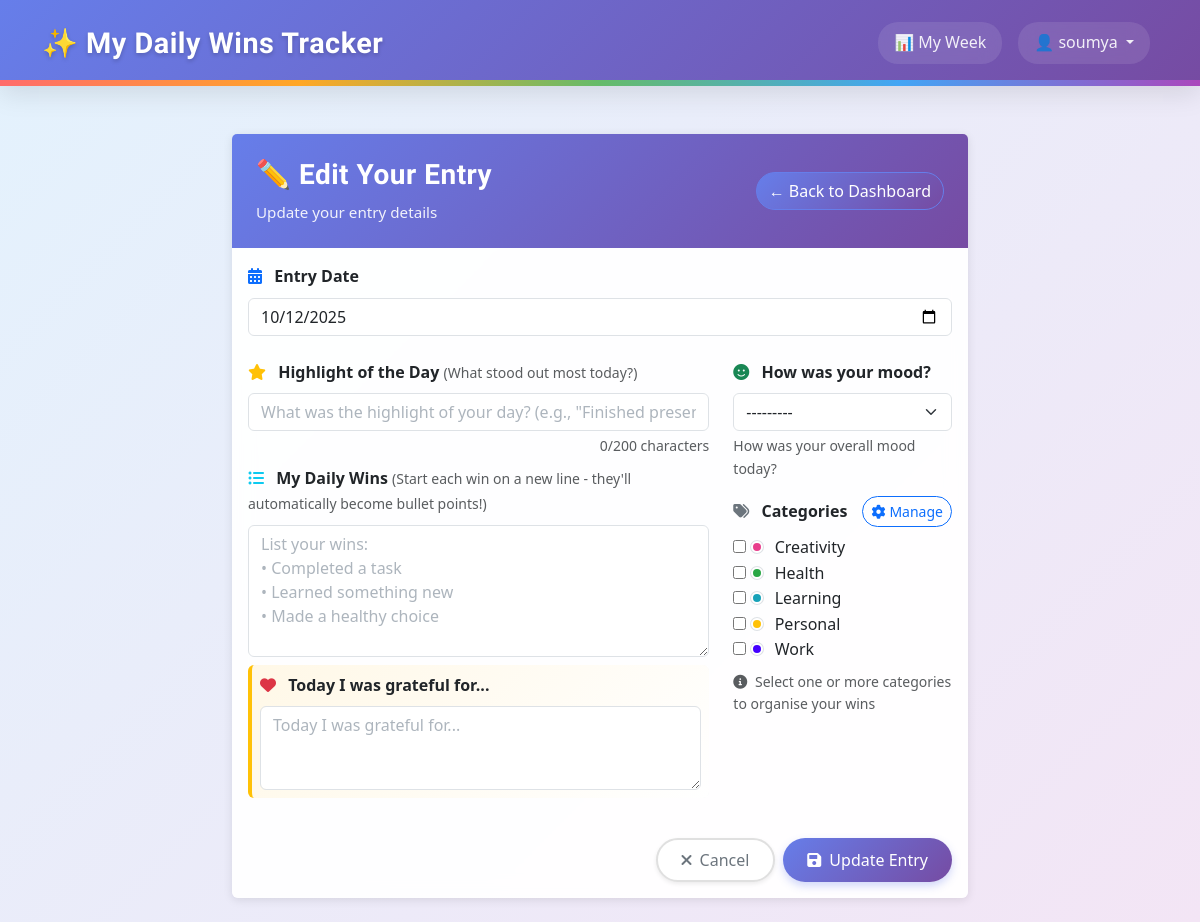
The page /entries/65/edit/ (signed in) on the database its author committed.
### tracker/models.py (models this page shows, shortened)
class Entry(models.Model):
    class MoodChoice(models.IntegerChoices):
        TERRIBLE = 1, '😰 Terrible'
        BAD = 2, '😞 Bad'
        MEH = 3, '😐 Meh'
        OKAY = 4, '🙂 Okay'
        GOOD = 5, '😊 Good'
        GREAT = 6, '😄 Great'
        AMAZING = 7, '🤩 Amazing'
        FANTASTIC = 8, '🥳 Fantastic'
        INCREDIBLE = 9, '✨ Incredible'
        PERFECT = 10, '🌟 Perfect'
    user = models.ForeignKey(User, on_delete=models.CASCADE, related_name='entries')
    entry_date = models.DateField(help_text="The date this entry is for", null=True, blank=True)
    title = models.CharField(max_length=200, blank=True, help_text="Short title for your daily win")
    content = models.TextField(blank=True, help_text="Details about your daily wins")
    mood_rating = models.IntegerField(
        choices=MoodChoice.choices,
        null=True,
        blank=True,
        help_text="How was your mood today?"
    )
    gratitude_text = models.TextField(
        blank=True,
        help_text="Today I was grateful for..."
    )
    date_created = models.DateTimeField(auto_now_add=True)
    date_modified = models.DateTimeField(auto_now=True)
    is_private = models.BooleanField(default=True)
    categories = models.ManyToManyField(
        Category,
        blank=True,
        related_name='entries',
        help_text="Optional categories for this entry"
    )
    class Meta:
        verbose_name_plural = "Entries"
        ordering = ['-entry_date', '-date_created']
        constraints = [
            UniqueConstraint(
                fields=['user', 'entry_date'],
                name='unique_entry_per_user_per_day',
                violation_error_message='You can only have one entry per day.'
            ),
            models.CheckConstraint(
                name='mood_rating_valid_choice',
                check=models.Q(mood_rating__isnull=True) | models.Q(mood_rating__in=[1,2,3,4,5,6,7,8,9,10]),
                violation_error_message='Mood rating must be between 1 and 10.',
            )
        ]
        indexes = [
            models.Index(fields=['user', '-entry_date']),  # Dashboard queries
            models.Index(fields=['user', 'entry_date']),   # Day lookups
            models.Index(fields=['mood_rating']),          # Filtering
        ]

class Category(models.Model):
    user = models.ForeignKey(User, on_delete=models.CASCADE, related_name='categories')
    name = models.CharField(max_length=100)
    color = models.CharField(
        max_length=7,
        default='#007bff',  # Bootstrap blue
        validators=[
            RegexValidator(
                regex='^#[0-9A-Fa-f]{6}$',
                message='Color must be a valid hex code (e.g., #007bff)'
            )
        ]
    )
    description = models.TextField(blank=True)  # Optional notes
    date_created = models.DateTimeField(auto_now_add=True)
    class Meta:
        verbose_name_plural = "Categories"
        ordering = ['name']
        constraints = [
            UniqueConstraint(
                Lower('name'), 'user',
                name='unique_category_name_per_user',
                violation_error_message='You already have a category with this name (case-insensitive).'
            )
        ]
        indexes = [
            models.Index(fields=['user', 'name']),
            Index(Lower('name'), name='idx_category_lower_name'),  # Functional index for case-insensitive lookups
        ]

### tracker/views.py (the view)
# urls.py: path("entries/<int:pk>/edit/", views.entry_edit, name="entry_edit"),
@login_required
def entry_edit(request, pk):
    entry = get_object_or_404(Entry, pk=pk, user=request.user)
    if request.method == 'POST':
        form = EntryForm(request.POST, instance=entry, user=request.user)
        if form.is_valid():
            entry = form.save()
            messages.success(request, '✅ Your entry has been updated!')
            return redirect('entry_detail', pk=entry.pk)
    else:
        form = EntryForm(instance=entry, user=request.user)
    context = {
        'form': form,
        'entry': entry,
        'entry_type': 'win',  # Default for display, since entry_type field no longer exists
        'is_editing': True,
    }
    return render(request, 'tracker/entry_form.html', context)

### templates/tracker/entry_form.html (shortened to what this page needs)
{% extends "base.html" %}
{% load widget_tweaks %}
{% load win_filters %}
{% load static %}
{% block extra_css %}
<link rel="stylesheet" href="{% static 'css/forms.css' %}">
{% endblock %}
{% block content %}
<div class="row justify-content-center">
    <div class="col-lg-8">
        <div class="card">
            <div class="card-header" style="
                background: linear-gradient(135deg, #667eea 0%, #764ba2 100%);
                color: white;
                border: none;
                padding: 1.5rem;
            ">
                <div class="d-flex justify-content-between align-items-center">
                    <div>
                        {% if is_editing %}
                            <h3 style="color: white; margin-bottom: 0.5rem; font-weight: 600;">✏️ Edit Your Entry</h3>
                            <p class="mb-0" style="color: rgba(255, 255, 255, 0.9); font-size: 0.95rem;">Update your entry details</p>
                        {% else %}
                            <h3 style="color: white; margin-bottom: 0.5rem; font-weight: 600;">🏆 Add New Entry</h3>
                            <p class="mb-0" style="color: rgba(255, 255, 255, 0.9); font-size: 0.95rem;">Record your wins and gratitude for today</p>
                        {% endif %}
                    </div>
                    <div>
                        <a href="{% url 'dashboard' %}" class="btn btn-outline-primary" style="
                            background: linear-gradient(135deg, #667eea 0%, #764ba2 100%);
                            border-color: #667eea;
                            color: white;
                            transition: all 0.3s ease;
                        " onmouseover="this.style.background='rgba(255, 255, 255, 0.95)'; this.style.color='#667eea'; this.style.borderColor='#667eea';"
                           onmouseout="this.style.background='linear-gradient(135deg, #667eea 0%, #764ba2 100%)'; this.style.color='white'; this.style.borderColor='#667eea';">
                            ← Back to Dashboard
                        </a>
                    </div>
                </div>
            </div>
            <div class="card-body">
                <form method="post" novalidate>
                    <div class="mb-4">
                        <label for="{{ form.entry_date.id_for_label }}" class="form-label">
                            <i class="fas fa-calendar-alt text-primary me-2"></i>
                            <strong>Entry Date</strong>
                        </label>
                        {{ form.entry_date }}
                    </div>
                    <div class="row">
                        <div class="col-md-8">
                            <div class="mb-2">
                                <label for="{{ form.title.id_for_label }}" class="form-label">
                                    <i class="fas fa-star text-warning me-2"></i>
                                    <strong>Highlight of the Day</strong>
                                    <small class="text-muted">(What stood out most today?)</small>
                                </label>
                                {{ form.title }}
                            </div>
                            <div class="mb-2">
                                <label for="{{ form.content.id_for_label }}" class="form-label">
                                    <i class="fas fa-list-ul text-info me-2"></i>
                                    <strong>My Daily Wins</strong>
                                    <small class="text-muted">(Start each win on a new line - they'll automatically become bullet points!)</small>
                                </label>
                                {{ form.content }}
                            </div>
                            <div class="mb-3">
                                <div class="gratitude-section p-2 bg-light rounded">
                                    <label for="{{ form.gratitude_text.id_for_label }}" class="form-label">
                                        <i class="fas fa-heart text-danger me-2"></i>
                                        <strong>Today I was grateful for...</strong>
                                    </label>
                                    {{ form.gratitude_text }}
                                </div>
                            </div>
                        </div>
                        <div class="col-md-4">
                            <div class="mb-3">
                                <label for="{{ form.mood_rating.id_for_label }}" class="form-label">
                                    <i class="fas fa-smile text-success me-2"></i>
                                    <strong>How was your mood?</strong>
                                </label>
                                {{ form.mood_rating }}
                                {% if form.mood_rating.help_text %}
                                    <div class="form-text">{{ form.mood_rating.help_text }}</div>
                                {% endif %}
                            </div>
                            <div class="mb-3">
                                <div class="d-flex justify-content-between align-items-center mb-2">
                                    <label class="form-label mb-0">
                                        <i class="fas fa-tags text-secondary me-2"></i>
                                        <strong>Categories</strong>
                                    </label>
                                    <a href="{% url 'category_list' %}" class="btn btn-outline-primary btn-sm" style="white-space: nowrap;">
                                        <i class="fas fa-cog me-1"></i>Manage
                                    </a>
                                </div>
                                <div class="category-checkboxes-custom">
                                    {% for category in form.categories.field.queryset %}
                                    <div class="category-item">
                                        <input
                                            type="checkbox"
                                            id="category_{{ category.id }}"
                                            name="categories"
                                            value="{{ category.id }}"
                                            class="category-checkbox">
                                        <label for="category_{{ category.id }}" class="category-label">
                                            <span class="category-color-dot" style="background-color: {{ category.color }};"></span>
                                            {{ category.name }}
                                        </label>
                                    </div>
                                    {% empty %}
                                    <div class="no-categories-message">
                                        <i class="fas fa-info-circle text-muted me-2"></i>
                                        <span class="text-muted">No categories yet. Click "Manage" to create some!</span>
                                    </div>
                                    {% endfor %}
                                </div>
                                <div class="text-muted small mt-2">
                                    <i class="fas fa-info-circle me-1"></i>
                                    Select one or more categories to organise your wins
                                </div>
                            </div>
                        </div>
                    </div>
                    <div class="d-grid gap-2 d-md-flex justify-content-md-end mt-4">
                        <a href="{% if is_editing %}{% url 'entry_detail' entry.pk %}{% else %}{% url 'dashboard' %}{% endif %}"
                           class="btn" style="
                               border: 2px solid #e0e0e0;
                               color: #6c757d;
                               background: white;
                               padding: 0.5rem 1.5rem;
                               font-weight: 500;
                               box-shadow: 0 2px 4px rgba(0,0,0,0.08);
                               transition: all 0.3s ease;
                           " onmouseover="this.style.background='#f8f9fa'; this.style.borderColor='#adb5bd'; this.style.transform='translateY(-2px)'; this.style.boxShadow='0 4px 8px rgba(0,0,0,0.12)';"
                              onmouseout="this.style.background='white'; this.style.borderColor='#e0e0e0'; this.style.transform='translateY(0)'; this.style.boxShadow='0 2px 4px rgba(0,0,0,0.08)';">
                            <i class="fas fa-times me-2"></i>Cancel
                        </a>
                        <button type="submit" class="btn btn-primary" style="
                            background: linear-gradient(135deg, #667eea 0%, #764ba2 100%);
                            border: none;
                            color: white;
                            padding: 0.5rem 1.5rem;
                            font-weight: 500;
                            box-shadow: 0 4px 8px rgba(102, 126, 234, 0.3);
                            transition: all 0.3s ease;
                        " onmouseover="this.style.transform='translateY(-2px)'; this.style.boxShadow='0 6px 14px rgba(102, 126, 234, 0.4)';"
                           onmouseout="this.style.transform='translateY(0)'; this.style.boxShadow='0 4px 8px rgba(102, 126, 234, 0.3)';">
                            {% if is_editing %}
                                <i class="fas fa-save me-2"></i>Update Entry
                            {% else %}
                                <i class="fas fa-save me-2"></i>Save Entry
                            {% endif %}
                        </button>
                    </div>
                </form>
            </div>
        </div>
    </div>
</div>
{% endblock %}

### templates/base.html (shortened to what this page needs)
{% load static %}
{% load widget_tweaks %}
<!doctype html>
<html lang="en">
<head>
    <link href="https://cdn.jsdelivr.net/npm/bootstrap@5.3.0/dist/css/bootstrap.min.css" rel="stylesheet">
    <link rel="stylesheet" href="https://cdnjs.cloudflare.com/ajax/libs/font-awesome/6.0.0/css/all.min.css">
    <link rel="stylesheet" href="{% static 'css/base.css' %}">
    {% block extra_css %}{% endblock %}
</head>
<body class="{% if request.resolver_match.url_name == 'home' %}homepage{% else %}app-page{% endif %}">
    <nav class="navbar navbar-expand-lg navbar-dark custom-navbar">
        <div class="container">
            <a class="navbar-brand d-flex align-items-center" href="{% url 'home' %}">
                ✨ My Daily Wins Tracker
            </a>
            <div class="collapse navbar-collapse" id="navbarNav">
                <ul class="navbar-nav ms-auto">
                    {% if user.is_authenticated %}
                        <li class="nav-item">
                            <a class="nav-link" href="{% url 'weekly_dashboard' %}">
                                📊 My Week
                            </a>
                        </li>
                        <li class="nav-item dropdown">
                            <a class="nav-link dropdown-toggle" href="#" id="navbarDropdown" role="button" data-bs-toggle="dropdown">
                                👤 {{ user.username }}
                            </a>
                        </li>
                    {% endif %}
                </ul>
            </div>
        </div>
    </nav>
    <div class="container mt-5 flex-grow-1">
        {% block content %}{% endblock %}
</body>
</html>

### rows shown on the page
Entry: entry_date "10/12/2025", mood_rating "---------"
Category: name "Creativity"
Category: name "Health"
Category: name "Learning"
Category: name "Personal"
Category: name "Work"

### other values the page prints
{{ user.username }} "soumya"
